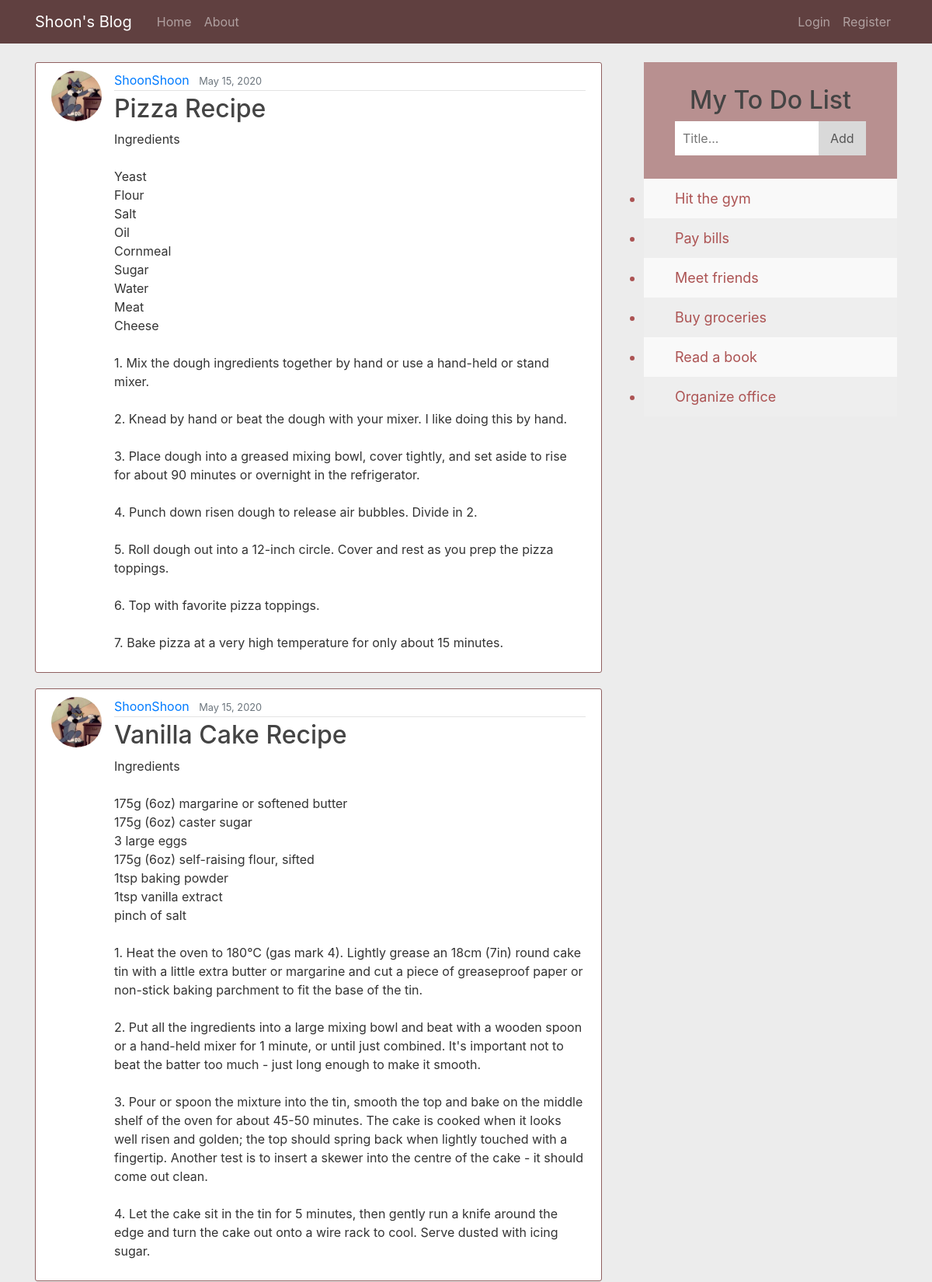
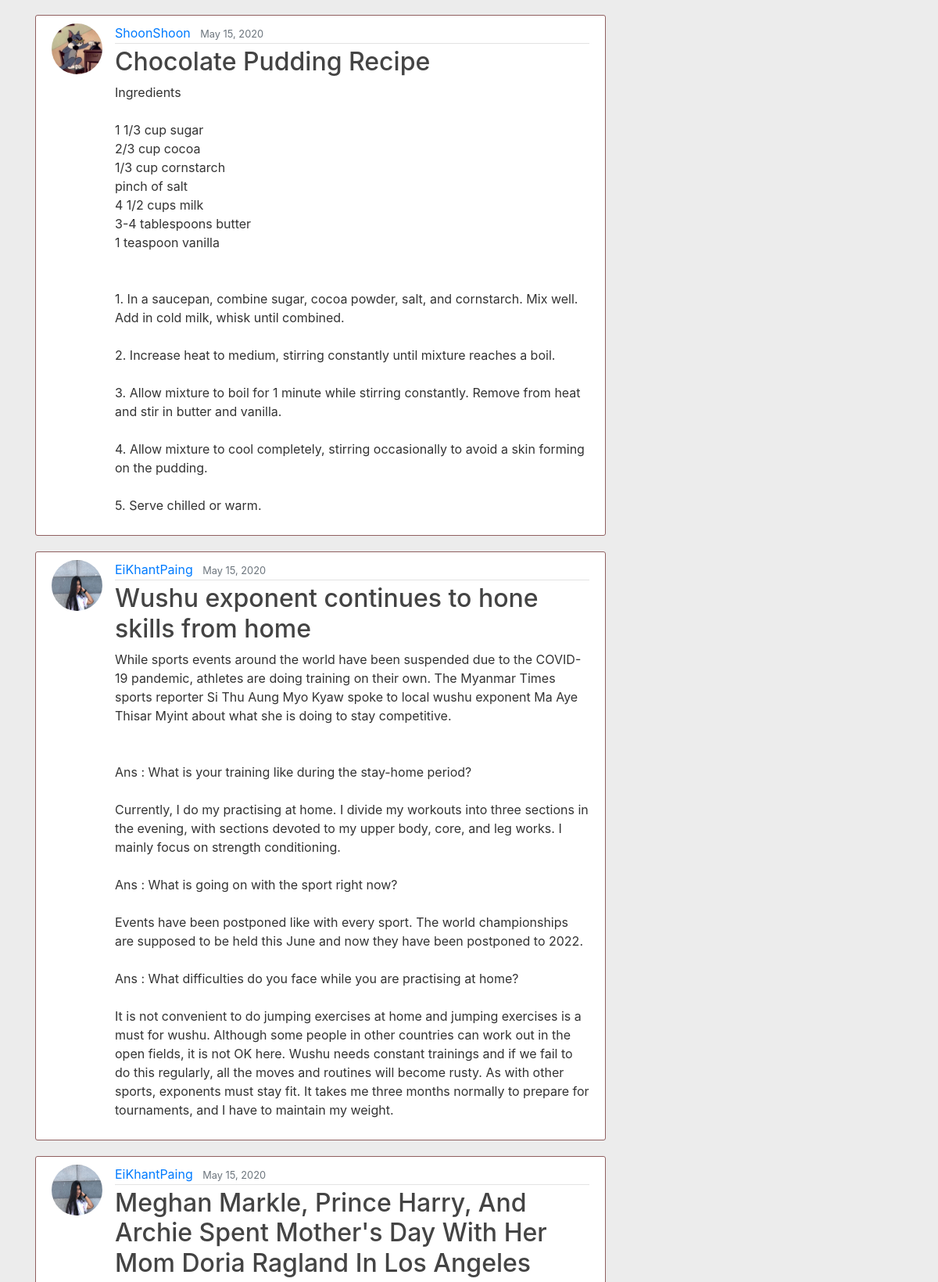
The page / (upper part) on the database its author committed (2 pictures, top to bottom).
### blog/models.py (models this page shows, shortened)
class Post(models.Model):
    title=models.CharField(max_length=100)
    content=models.TextField()
    date=models.DateTimeField(default=timezone.now)
    author=models.ForeignKey(User,on_delete=models.CASCADE)

### users/models.py (models this page shows)
class Profile(models.Model):
    user = models.OneToOneField(User,on_delete=models.CASCADE)
    image = models.ImageField(default='default.jpg',upload_to='profile_pics')

### blog/views.py (the view)
# urls.py: path('', PostListView.as_view(),name='blog-home'),
class PostListView(ListView):
    model = Post
    template_name = 'blog/home.html'
    context_object_name = 'posts'
    ordering = ['-date']
    paginate_by = 5

### blog/Templates/blog/home.html (shortened to what this page needs)
{% extends "blog/base.html" %}
{% block content %}
    {% for post in posts %}
        <article class="media content-section">
            <img class="rounded-circle article-img" src="{{ post.author.profile.image.url }}">
            <div class="media-body">
                 <div class="article-metadata">
                   <a class="mr-2" href="{% url 'user-post' post.author.username %}">{{ post.author }}</a>
                     <small class="text-muted">{{ post.date|date:"F d, Y" }}</small>
                 </div>
                <h2><a class="article-title" href="{% url 'post-detail' post.id %}">{{ post.title }}</a></h2>
                 <p class="article-content">{{ post.content }}</p>
            </div>
        </article>
    {% endfor %}
{% endblock content %}

### blog/static/blog/main.css (style rules this page uses)
body { background: #ECECEC; color: #333333; margin-top: 5rem; }
h1, h2, h3, h4, h5, h6 { color: #444444; }
.content-section { background: #ffffff; padding: 10px 20px; border: 1px solid #906060; border-radius: 3px; margin-bottom: 20px; }
.article-title { color: #444444; }
.article-content { white-space: pre-line; }
.article-img { height: 65px; width: 65px; margin-right: 16px; }
.article-metadata { padding-bottom: 1px; margin-bottom: 4px; border-bottom: 1px solid #e3e3e3; }
* { box-sizing: border-box; }

### rows shown on the page
Post: author.profile.image (placeholder picture), author "ShoonShoon", date "May 15, 2020", title "Pizza Recipe", content "Ingredients Yeast Flour Salt Oil Cornmeal Sugar Water Meat Cheese 1. Mix the dough ingredients together by hand or use a hand-held or stand mixer. 2. Knead by hand or beat the dough with your mixer. I like doing this by hand. 3. Place dough into a greased mixing bowl, cover tightly, and set aside to rise for about 90 minutes or overnight in the refrigerator. 4. Punch down risen dough to release air bubbles. Divide in 2. 5. Roll dough out into a 12-inch circle. Cover and rest as you prep the pizza toppings. 6. Top with favorite pizza toppings. 7. Bake pizza at a very high temperature for only about 15 minutes."
Post: author.profile.image (placeholder picture), author "ShoonShoon", date "May 15, 2020", title "Vanilla Cake Recipe", content "Ingredients 175g (6oz) margarine or softened butter 175g (6oz) caster sugar 3 large eggs 175g (6oz) self-raising flour, sifted 1tsp baking powder 1tsp vanilla extract pinch of salt 1. Heat the oven to 180°C (gas mark 4). Lightly grease an 18cm (7in) round cake tin with a little extra butter or margarine and cut a piece of greaseproof paper or non-stick baking parchment to fit the base of the tin. 2. Put all the ingredients into a large mixing bowl and beat with a wooden spoon or a hand-held mixer for 1 minute, or until just combined. It's important not to beat the batter too much - just long enough to make it smooth. 3. Pour or spoon the mixture into the tin, smooth the top and bake on the…"
Post: author.profile.image (placeholder picture), author "ShoonShoon", date "May 15, 2020", title "Chocolate Pudding Recipe", content "Ingredients 1 1/3 cup sugar 2/3 cup cocoa 1/3 cup cornstarch pinch of salt 4 1/2 cups milk 3-4 tablespoons butter 1 teaspoon vanilla 1. In a saucepan, combine sugar, cocoa powder, salt, and cornstarch. Mix well. Add in cold milk, whisk until combined. 2. Increase heat to medium, stirring constantly until mixture reaches a boil. 3. Allow mixture to boil for 1 minute while stirring constantly. Remove from heat and stir in butter and vanilla. 4. Allow mixture to cool completely, stirring occasionally to avoid a skin forming on the pudding. 5. Serve chilled or warm."
Post: author.profile.image (picture), author "EiKhantPaing", date "May 15, 2020", title "Wushu exponent continues to hone skills from home", content "While sports events around the world have been suspended due to the COVID-19 pandemic, athletes are doing training on their own. The Myanmar Times sports reporter Si Thu Aung Myo Kyaw spoke to local wushu exponent Ma Aye Thisar Myint about what she is doing to stay competitive. Ans : What is your training like during the stay-home period? Currently, I do my practising at home. I divide my workouts into three sections in the evening, with sections devoted to my upper body, core, and leg works. I mainly focus on strength conditioning. Ans : What is going on with the sport right now? Events have been postponed like with every sport. The world championships are supposed to be held this June and…"
Post: author.profile.image (picture), author "EiKhantPaing", date "May 15, 2020", title "Meghan Markle, Prince Harry, And Archie Spent Mother's Day With Her Mom Doria Ragland In Los Angeles"
